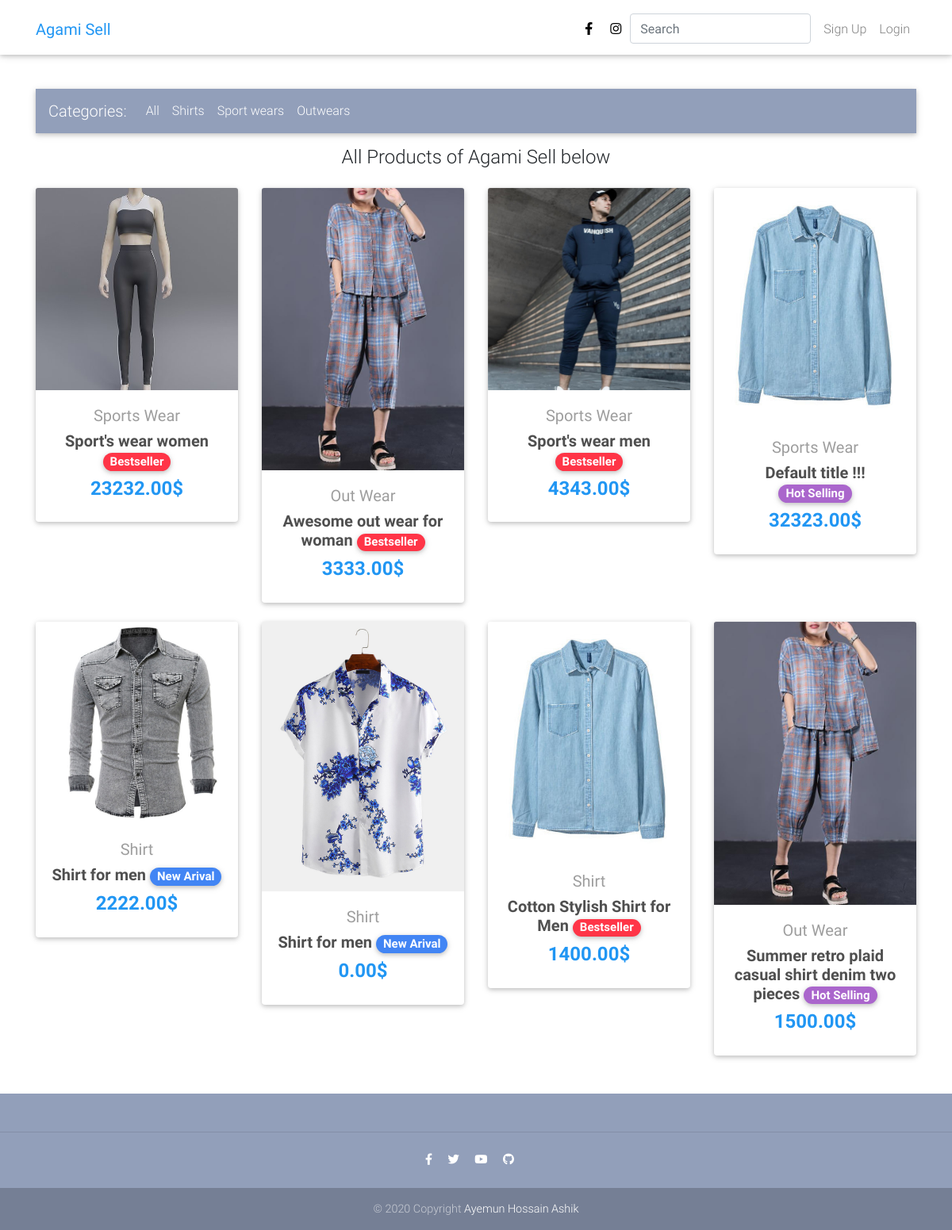
The app's page /category/all/ with its own data.
### core/models.py (models this page shows, shortened)
class Item(models.Model):
	title 			= models.CharField(max_length = 450, default='Default title !!!')
	image 			= models.ImageField(blank=True, null=True, default = 'ProductsDefault.jpg',upload_to = 'Products/%Y/%m/%d/',verbose_name="Main Image")
	image1 			= models.ImageField(blank=True, null=True, upload_to = 'Products/%Y/%m/%d/',verbose_name="2nd Image")
	image2 			= models.ImageField(blank=True, null=True, upload_to = 'Products/%Y/%m/%d/',verbose_name="3rd Image")
	image3 			= models.ImageField(blank=True, null=True, upload_to = 'Products/%Y/%m/%d/',verbose_name="4th Image")
	price 			= models.DecimalField(decimal_places=2, max_digits=20, default=0,verbose_name="Product Price",validators=[MinValueValidator(0.0)])
	discount_price  = models.DecimalField(blank=True,null=True,decimal_places=2, max_digits=20, verbose_name="Discount Price",validators=[MinValueValidator(0.0)])
	slug 			= models.SlugField(blank=True,unique=True)
	description 	= RichTextField()
	additional_info = RichTextField(blank=True,null=True)
	category		= models.CharField(choices=CATEGORY_CHOICES, max_length=2)
	label			= models.CharField(choices=LABEL_CHOICES, max_length=1)
	featured		= models.BooleanField(default=False, verbose_name="Featured Product")
	created			= models.DateTimeField(auto_now_add=True)
	modified 		= models.DateTimeField(auto_now=True)
	history			= HistoricalRecords()
	class Meta:
		ordering = ['-created']
		verbose_name_plural = 'Item'

### core/views.py (the view)
# urls.py: path('category/<str:category>/',views.categoryView, name='category'),
def categoryView(request,category):
    if 'shirt' in category.lower():
        search="S"
    elif 'sports-wear' in category.lower():
        search="SW"
    elif 'out-wear' in category.lower():
        search="OW"
    elif 'all' in category.lower():
        search="ALL"
    try:
        if search == "ALL":
            object = Item.objects.all()
            category = "all"
        else:
            object = Item.objects.filter(category=search)
        context = {
            'object_list':object,
            'category':category,
        }
    except:
        messages.error(request,"Invalid Category")
        return redirect('core:home')
    return render(request,'product-categorywise.html',context)

### templates/product-categorywise.html (shortened to what this page needs)
{% extends 'base.html' %}
{% block content %}
  <main>
    <div class="container mt-5 pt-5">
      {% include 'includes/product-navbar.html'%}
      {% if category == 'shirt' %}
        <h4 class="text-center mb-4"> All Kind's of "Shirt's" below </h4>
      {% elif category == 'sports-wear' %}
        <h4 class="text-center mb-4"> All Kind's of "Sports Wear" below </h4>
      {% elif category == 'out-wear'%}
        <h4 class="text-center mb-4"> All Kind's of "Out Wear" below </h4>
      {% elif category == 'all' %}
        <h4 class="text-center mb-4"> All Products of Agami Sell below </h4>
      {% endif %}
      <section class="text-center mb-4">
        <div class="row wow fadeIn">
          {% if object_list %}
            {% include 'product_snippet.html'%}
          {% endif %}
        </div>
      </section>
    </div>
  </main>
  {% endblock content %}

### templates/product_snippet.html (shortened to what this page needs)
{% if notfound %}
<div class="card-body mt-5 pt-5">
    <h5 class="card-title">Not Found</h5>
    <p class="card-text">Your search result for "{{query_str}}" is not found</p>
    <a href="{% url 'core:item-list' %}" class="btn btn-primary">Continue Shopping</a>
 </div>
{% elif object_list %}
{% for object in object_list  %}
          <div class="col-lg-3 col-md-6 mb-4">
            <div class="card">
              <div class="view overlay">
                <img src="{{ object.image.url }}" class="card-img-top"
                  alt="">
              </div>
              <div class="card-body text-center">
                <a href="" class="grey-text">
                  <h5>{{object.get_category_display}}</h5>
                </a>
                <h5>
                  <strong>
                    <a href="{% url 'core:product' object.slug %}" class="dark-grey-text">{{object.title}}
                      <span class="badge badge-pill {{object.get_label_display}}-color">
                        {% if object.get_label_display == "primary" %}
                          New Arival
                        {% elif object.get_label_display == "secondary" %}
                          Hot Selling
                        {% else %}
                          Bestseller
                        {% endif %}
                      </span>
                    </a>
                  </strong>
                </h5>
                <h4 class="font-weight-bold blue-text"> <strong>
                  {% if object.discount_price > 0 %}
                    {{object.discount_price}}$
                  {% else %}
                    {{ object.price}}$
                  {% endif %}
                </strong></h4>
              </div>
            </div>
          </div>
          {% endfor %}
{% endif %}

### templates/base.html (style rules this page uses)
html, body, header, .carousel { height: 60vh; }

### records on screen
Item: image (picture), category "Sports Wear", title "Sport's wear women", label "Bestseller", discount_price "23232.00"
Item: image (picture), category "Out Wear", title "Awesome out wear for woman", label "Bestseller", discount_price "3333.00"
Item: image (picture), category "Sports Wear", title "Sport's wear men", label "Bestseller", discount_price "4343.00"
Item: image (placeholder picture), category "Sports Wear", title "Default title !!!", label "Hot Selling", discount_price "32323.00"
Item: image (picture), category "Shirt", title "Shirt for men", label "New Arival", discount_price "2222.00"
Item: image (picture), category "Shirt", title "Shirt for men", label "New Arival", price "0.00"
Item: image (placeholder picture), category "Shirt", title "Cotton Stylish Shirt for Men", label "Bestseller", discount_price "1400.00"
Item: image (picture), category "Out Wear", title "Summer retro plaid casual shirt denim two pieces", label "Hot Selling", price "1500.00"
